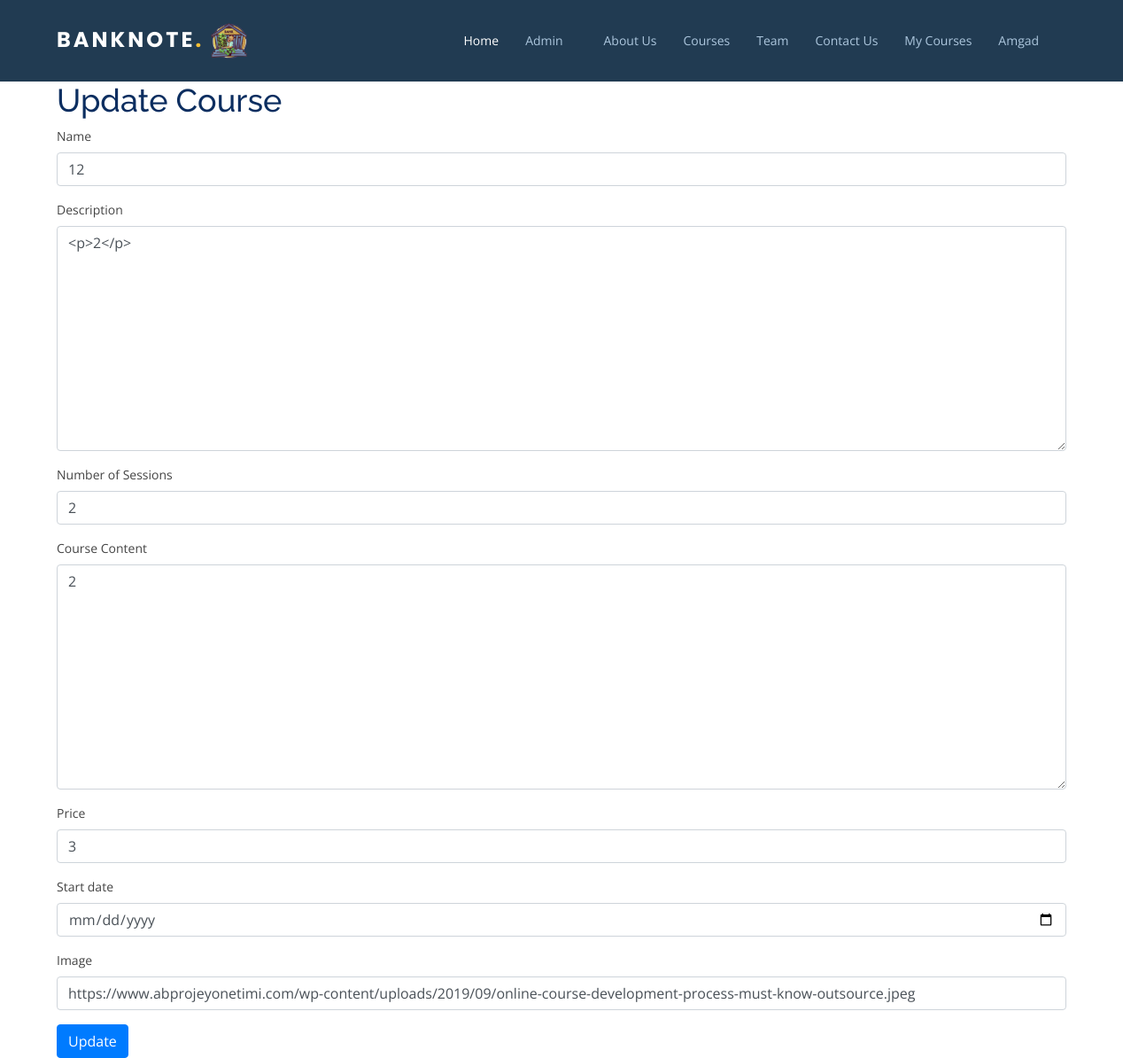
Screenshot of /course/course/3/edit/ (signed in) with the database file from the repository.
### users/models.py (models this page shows, shortened)
class CustomUser(AbstractUser):
    Role=models.CharField(max_length=255,default="user")
    phone_number=models.CharField(max_length=255)
    Academic_Year=models.CharField(max_length=255)
    College=models.CharField(max_length=255)
    University=models.CharField(max_length=255)
    class Meta:
        ordering = ["date_joined"]

### course/models.py (models this page shows, shortened)
class Course(models.Model):
    Name=models.CharField(max_length=255)
    Description=models.TextField(max_length=3000)
    Number_of_Sessions=models.CharField(max_length=255)
    Course_Content=models.TextField(max_length=3000)
    Price=models.IntegerField(blank=True,null=True)
    Start_date=models.DateField(blank=True,null=True)
    Image = models.URLField(blank=True,default='https://www.abprojeyonetimi.com/wp-content/uploads/2019/09/online-course-development-process-must-know-outsource.jpeg')
    Status=models.CharField(max_length=255)
    Trainer = models.ForeignKey('trainer.Trainer', related_name='course',on_delete=models.SET_NULL,blank=True, null=True)

### course/views.py (the view)
# urls.py: path('course/<int:pk>/edit/', views.CourseUpdateView.as_view(), name='edit'),
class CourseUpdateView(LoginRequiredMixin,UpdateView):
    template_name="course_edit.html"
    success_url = reverse_lazy('home')
    form_class = CourseForm
    model = Course

### course/forms.py
class CourseForm(forms.ModelForm):
    class Meta:
        model = Course
        fields = ['Name','Description', 'Number_of_Sessions','Course_Content','Price','Start_date','Image']
        widgets = {
            'Description': forms.Textarea(attrs={'class':'editable medium-editor-textarea'}),
            'content_session': forms.Textarea(attrs={'class': 'editable medium-editor-textarea'}),
            'Start_date': forms.DateInput(format=('%m/%d/%Y'), attrs={'class':'form-control', 'placeholder':'Select a date', 'type':'date'}),
        }

### course/templates/course_edit.html (shortened to what this page needs)
{% extends "base.html" %}
{% load bootstrap4 %}
{% block content %}
{% ifequal user.Role "admin"  %}
<div class="container">
  <h1>Update Course</h1>
  <form method="POST" class="form">
    {% bootstrap_form form %}
    {% buttons %}
      <button type="submit" class="btn btn-primary">Update</button>
    {% endbuttons %}
  </form>
</div>
{% endifequal %}
{% endblock %}

### templates/base.html (shortened to what this page needs)
<!DOCTYPE html>
{% load static %}
<html lang="en">
<head>
  <link href="{% static 'assets/vendor/bootstrap/css/bootstrap.min.css'%}" rel="stylesheet">
  <link href="{% static 'assets/vendor/icofont/icofont.min.css'%}" rel="stylesheet">
  <link href="{% static 'assets/vendor/boxicons/css/boxicons.min.css'%}" rel="stylesheet">
  <link href="{% static 'assets/vendor/owl.carousel/assets/owl.carousel.min.css'%}" rel="stylesheet">
  <link href="{% static 'assets/vendor/venobox/venobox.css'%}" rel="stylesheet">
  <link href="{% static 'assets/vendor/aos/aos.css'%}" rel="stylesheet">
  <link rel="stylesheet" href="//cdn.jsdelivr.net/medium-editor/latest/css/medium-editor.min.css" type="text/css" media="screen" charset="utf-8">
  <link rel="stylesheet" href="{% static "css/style.css" %}">
  <link href="{% static 'assets/css/style.css'%}" rel="stylesheet">
<link
 rel="stylesheet"
 href="https://cdnjs.cloudflare.com/ajax/libs/animate.css/4.0.0/animate.min.css"/>
</head>
  <body>
      <header class="header ">
        <div class="container d-flex align-items-center " >
          <div class="logo mr-auto">
            <h1 class="text-light"><a href="{% url 'home' %}">Banknote<span>.</span>  </a><img src="{% static 'assets/img/logo.png'%}" alt="" class="img-fluid">
    </h1>
          </div>
          <nav class="nav-menu d-none d-lg-block ">
            <ul>
              <li class="active"><a href="{% url 'home' %}">Home</a></li>
              {% if user.is_authenticated %}
{% if user.Role == 'admin' %}
              <li class="drop-down"><a href="">Admin</a>
        </li>
        {% endif %}
        {% endif %}
              <li><a href="#about">About Us</a></li>
              <li><a href="#services">Courses</a></li>
              <li><a href="#team">Team</a></li>
              <li><a href="#contact">Contact Us</a></li>
              {% if user.is_authenticated %}
              <li><a href="{% url 'users:myapplication_list' %}">My Courses</a></li>
              {% endif %}
              {% if user.is_authenticated %}
              <li class="drop-down"><a href="">{{user.first_name}}</a>
                </li>
                {% else %}
                <li><a href="{% url 'users:signup' %}">Sign Up</a></li>
                <li><a href="{% url 'users:login' %}">Login</a></li>
                {% endif %}
            </ul>
          </nav>
        </div>
      </header>
      {% block content %}
      {% endblock %}
  </body>
</html>

### static/assets/css/style.css (style rules this page uses)
body { font-family: "Open Sans", sans-serif; color: #444444; }
.medium-editor-textarea { min-height: 150px; }
a { color: #fdc134; }
h1, h2, h3, h4, h5, h6 { font-family: "Raleway", sans-serif; }
.header { z-index: 997; transition: all 0.5s; padding: 16px 0; background: #213b52; }
.header .logo h1 { font-size: 24px; margin: 0; padding: 10px 0; line-height: 1; font-weight: 700; letter-spacing: 3px; text-transform: uppercase; font-family: "Poppins", sans-serif; }
.header .logo h1 a, #header .logo h1 a:hover { color: #fff; text-decoration: none; }
.header .logo h1 a span, #header .logo h1 a:hover span { color: #fdc134; }
.header .logo img { padding: 0; margin: 0; max-height: 40px; }
.nav-menu, .nav-menu * { margin: 0; padding: 0; list-style: none; }
.nav-menu > ul > li { position: relative; white-space: nowrap; float: left; }
.nav-menu ul { border-radius: 6px; }
.nav-menu a { display: block; position: relative; color: #adc7de; padding: 10px 15px; transition: 0.3s; font-size: 14px; font-family: "Open Sans", sans-serif; }
.nav-menu a:hover, .nav-menu .active > a, .nav-menu li:hover > a { color: #fff; text-decoration: none; }
.nav-menu .drop-down > a:after { content: "\ea99"; font-family: IcoFont; padding-left: 5px; }

### rows the page displays
CustomUser: first_name "Amgad"
Course: Name "12", Description "<p>2</p>", Number_of_Sessions "2", Course_Content "2", Price "3", Image "https://www.abprojeyonetimi.com/wp-content/uploads/2019/09/online-course-development-process-must-know-outsource.jpeg"
